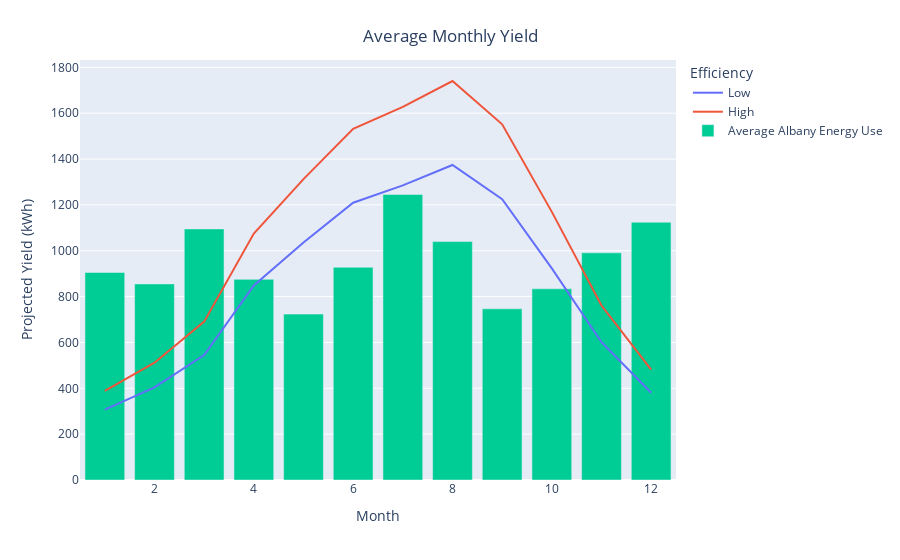

Source (notebook cell):
### Code cell
fig2 = px.line(
    Y_month, 
    x = month_idx*2, 
    y = 'Yield',
    color = 'Efficiency'
)
fig2.add_bar(x=month_idx, 
             y = Albany_Monthly_Use['Usage'], 
             name = 'Average Albany Energy Use')

fig2.update_layout(
    title={
        'text':'Average Monthly Yield',
        'x':0.5,
        'xanchor':'center',
        'yanchor':'top'
    },
    xaxis_title='Month',
    yaxis_title='Projected Yield (kWh)'
)
fig2.show()

### Figure 1 — Plotly figure (JSON) as saved in the notebook; plotly's stock layout.template omitted (floating-point values rounded to 4 significant figures)
{"data": [{"hovertemplate": "Efficiency=Low<br>x=%{x}<br>Yield=%{y}<extra></extra>", "legendgroup": "Low", "line": {"color": "#636efa", "dash": "solid"}, "mode": "lines", "name": "Low", "orientation": "v", "showlegend": true, "type": "scatter", "x": [1, 2, 3, 4, 5, 6, 7, 8, 9, 10, 11, 12], "xaxis": "x", "y": [307.3, 403.9, 545.4, 848.7, 1036.0, 1210.0, 1285.0, 1374.0, 1225.0, 923.3, 600.9, 380.4], "yaxis": "y"}, {"hovertemplate": "Efficiency=High<br>x=%{x}<br>Yield=%{y}<extra></extra>", "legendgroup": "High", "line": {"color": "#EF553B", "dash": "solid"}, "mode": "lines", "name": "High", "orientation": "v", "showlegend": true, "type": "scatter", "x": [1, 2, 3, 4, 5, 6, 7, 8, 9, 10, 11, 12], "xaxis": "x", "y": [389.3, 511.6, 690.8, 1075.0, 1312.0, 1532.0, 1628.0, 1740.0, 1552.0, 1170.0, 761.2, 481.8], "yaxis": "y"}, {"name": "Average Albany Energy Use", "type": "bar", "x": [1, 2, 3, 4, 5, 6, 7, 8, 9, 10, 11, 12], "y": [905.2, 855.3, 1095.0, 875.2, 723.6, 927.7, 1245.0, 1040.0, 746.6, 834, 990.9, 1124.0]}], "layout": {"legend": {"title": {"text": "Efficiency"}, "tracegroupgap": 0}, "margin": {"t": 60}, "title": {"text": "Average Monthly Yield", "x": 0.5, "xanchor": "center", "yanchor": "top"}, "xaxis": {"anchor": "y", "domain": [0, 1], "title": {"text": "Month"}}, "yaxis": {"anchor": "x", "domain": [0, 1], "title": {"text": "Projected Yield (kWh)"}}}}
